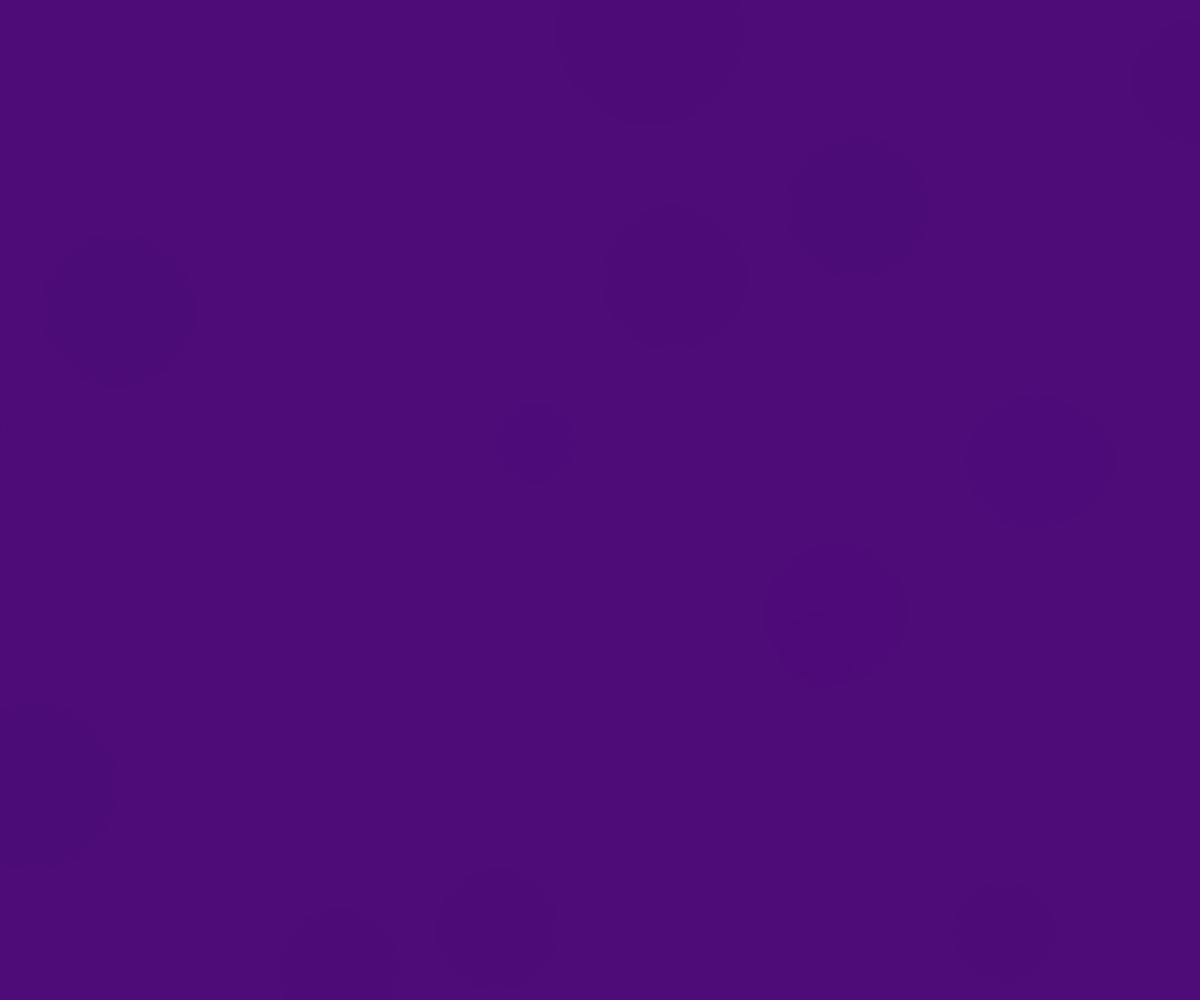
Frame 1 (no input)
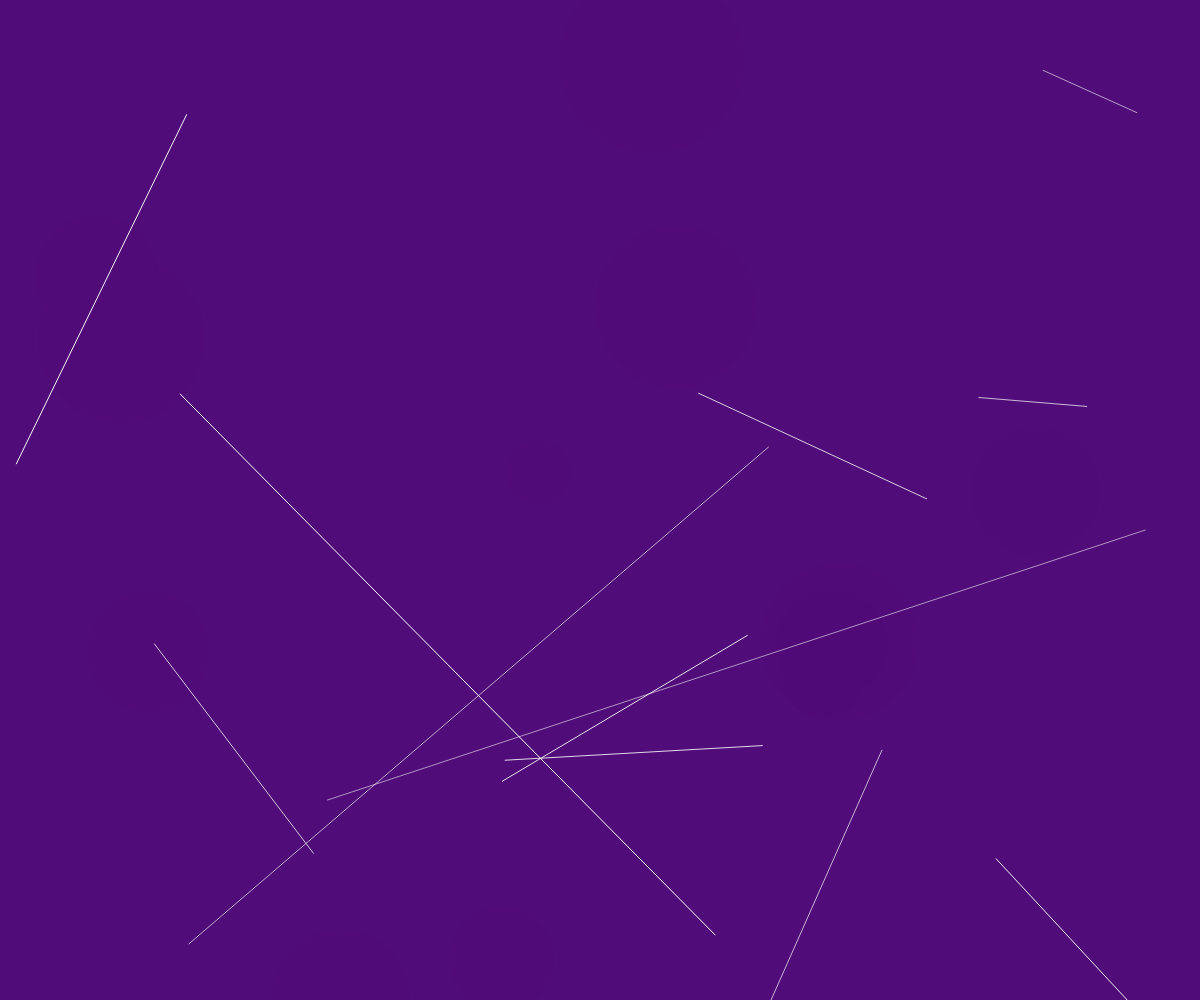
Frame 60 (no input)
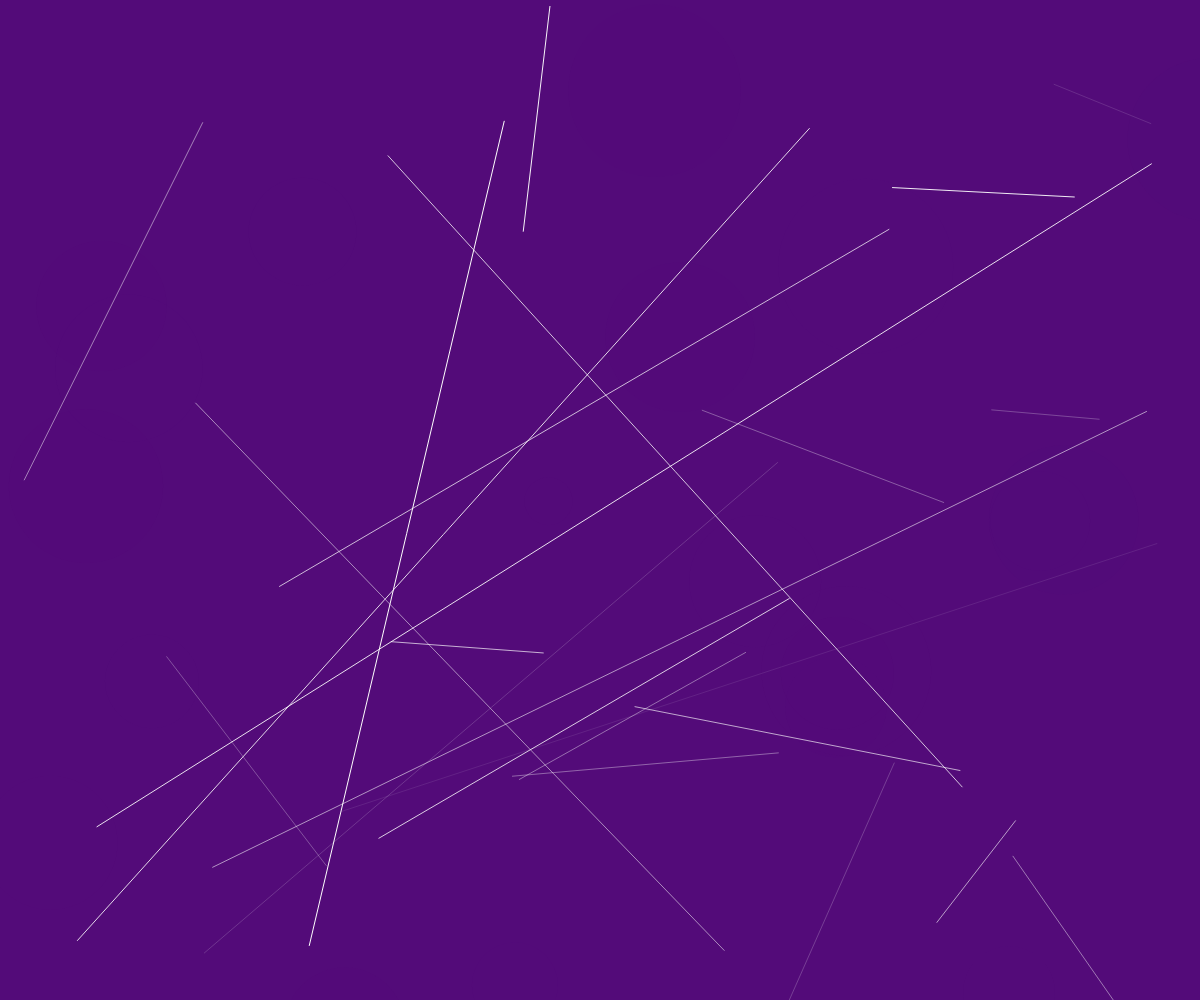
Frame 120 (the mouse pressed at the canvas centre since frame 60)

The p5.js sketch that drew these frames (run headless with seeded random() and noise() and a simulated clock; from frame 60 on, the mouse is pressed at the canvas centre):

// p5.js sketch
// ── sketch.js
let shapes = [];
let lines = [];
let bgHue;

function setup() {
  createCanvas(windowWidth, windowHeight);
  bgHue = 0;
  for (let i = 0; i < 20; i++) {
    shapes.push({
      x: random(width),
      y: random(height),
      size: random(50, 200),
      speed: random(0.1, 0.5),
      pulse: random(TWO_PI),
      pulseSpeed: random(0.01, 0.03)
    });
  }
  noLoop();
  loop();
}

function draw() {
  // Animate background gradient
  bgHue = (bgHue + 0.1) % 360;
  let bgStart = color('midnightblue');
  let bgEnd = color('purple');
  let interA = lerpColor(bgStart, bgEnd, (sin(bgHue * 0.01) + 1) / 2);
  background(interA);

  // Update and draw shapes
  for (let s of shapes) {
    s.x += sin(frameCount * s.speed * 0.01) * 0.5;
    s.y += cos(frameCount * s.speed * 0.01) * 0.5;
    s.pulse += s.pulseSpeed;

    let alpha = map(sin(s.pulse), -1, 1, 30, 80);
    fill(red(interA), green(interA), blue(interA), alpha);
    noStroke();
    ellipse(s.x, s.y, s.size + sin(s.pulse) * 20);
  }

  // Add glowing lines
  if (frameCount % 5 === 0 && lines.length < 300) {
    lines.push({
      x1: random(width),
      y1: random(height),
      x2: random(width),
      y2: random(height),
      life: 255,
      speed: random(0.5, 2)
    });
  }

  // Update and draw lines
  for (let i = lines.length - 1; i >= 0; i--) {
    let l = lines[i];
    l.life -= 2;
    l.x1 += sin(frameCount * l.speed * 0.01) * 0.3;
    l.y1 += cos(frameCount * l.speed * 0.01) * 0.3;
    l.x2 += cos(frameCount * l.speed * 0.01) * 0.3;
    l.y2 += sin(frameCount * l.speed * 0.01) * 0.3;

    stroke(255, 255, 255, l.life);
    strokeWeight(1);
    line(l.x1, l.y1, l.x2, l.y2);

    if (l.life <= 0) {
      lines.splice(i, 1);
    }
  }
}

function windowResized() {
  resizeCanvas(windowWidth, windowHeight);
}
